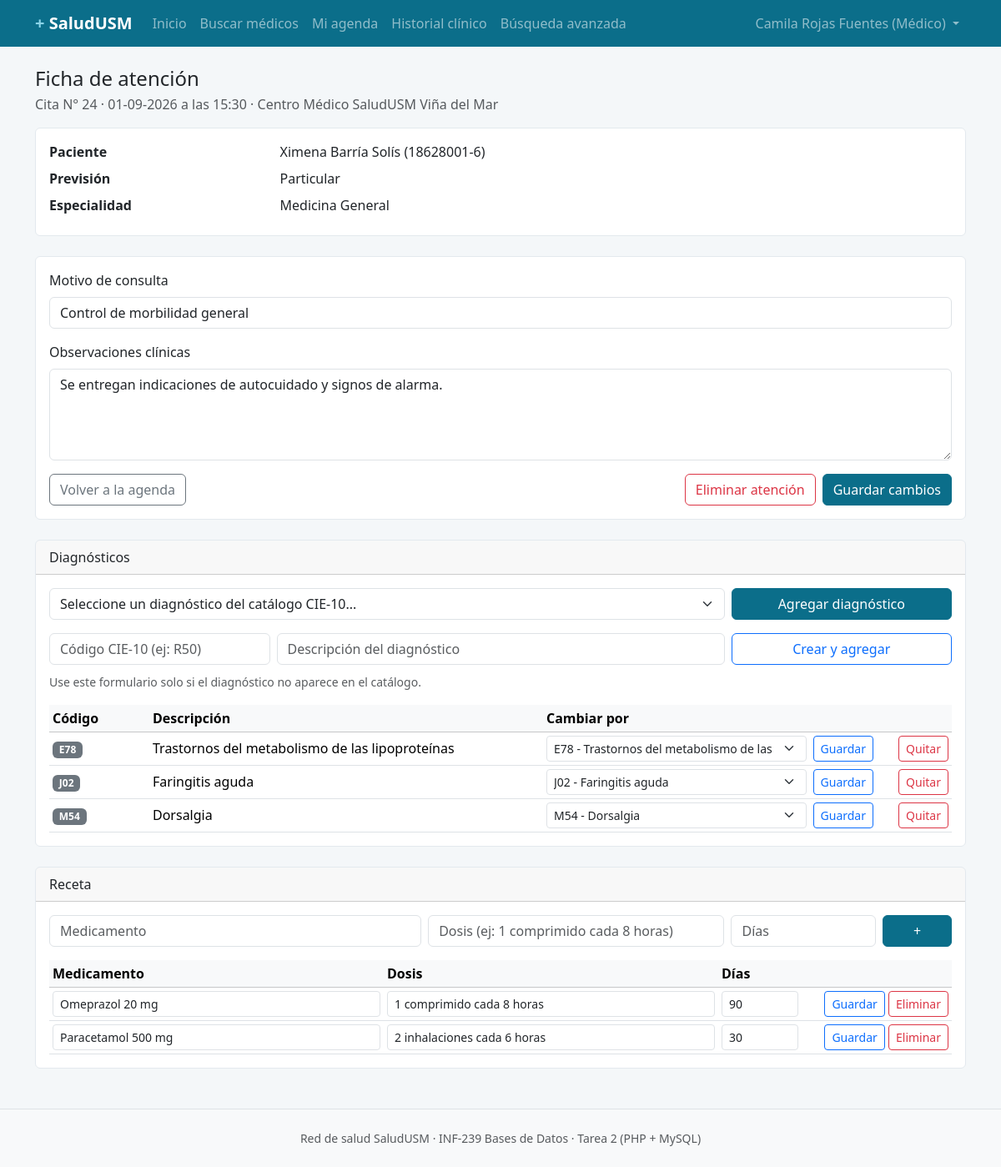
The app's page /PHP/atencion.php?id_cita=24 (signed in) with its own data.
### tables this page shows
CREATE TABLE atencion (
    id_atencion    INT          NOT NULL AUTO_INCREMENT,
    id_cita        INT          NOT NULL,
    motivo         VARCHAR(200) NOT NULL,
    observaciones  TEXT             NULL,
    fecha_registro DATETIME     NOT NULL DEFAULT CURRENT_TIMESTAMP,
    CONSTRAINT pk_atencion PRIMARY KEY (id_atencion),
    CONSTRAINT uq_atencion_cita UNIQUE (id_cita),
    CONSTRAINT fk_atencion_cita FOREIGN KEY (id_cita)
        REFERENCES cita (id_cita)
        ON UPDATE CASCADE ON DELETE CASCADE
);

CREATE TABLE diagnostico (
    id_diagnostico INT          NOT NULL AUTO_INCREMENT,
    codigo_cie10   VARCHAR(10)  NOT NULL,
    descripcion    VARCHAR(120) NOT NULL,
    CONSTRAINT pk_diagnostico PRIMARY KEY (id_diagnostico),
    CONSTRAINT uq_diagnostico_codigo UNIQUE (codigo_cie10)
);

CREATE TABLE receta (
    id_receta        INT          NOT NULL AUTO_INCREMENT,
    id_atencion      INT          NOT NULL,
    medicamento      VARCHAR(80)  NOT NULL,
    dosis            VARCHAR(60)  NOT NULL,
    dias_tratamiento INT          NOT NULL,
    CONSTRAINT pk_receta PRIMARY KEY (id_receta),
    CONSTRAINT ck_receta_dias CHECK (dias_tratamiento > 0),
    CONSTRAINT fk_receta_atencion FOREIGN KEY (id_atencion)
        REFERENCES atencion (id_atencion)
        ON UPDATE CASCADE ON DELETE CASCADE
);

### PHP/funciones.php (called while the page is built, shortened)
<?php
function usuario_actual()
{
    return isset($_SESSION['usuario']) ? $_SESSION['usuario'] : null;
}
function rol_actual()
{
    $u = usuario_actual();
    return $u ? (int)$u['id_rol'] : 0;
}
function es_medico()
{
    return rol_actual() === ROL_MEDICO;
}
function nombre_rol($id_rol)
{
    switch ((int)$id_rol) {
        case ROL_MEDICO:   return 'Médico';
    }
    return 'Desconocido';
}
function h($texto)
{
    return htmlspecialchars((string)$texto, ENT_QUOTES, 'UTF-8');
}
function fecha_cl($fecha)
{
    return date('d-m-Y', strtotime($fecha));
}
function hora_corta($hora)
{
    return substr((string)$hora, 0, 5);
}

### PHP/atencion.php (the view, shortened to what this page needs)
<?php
require_once 'funciones.php';
$id_cita = (int)($_GET['id_cita'] ?? $_POST['id_cita'] ?? 0);
$st = $pdo->prepare('SELECT * FROM vw_cita_detalle WHERE id_cita = ? AND rut_medico = ?');
$st->execute([$id_cita, rut_actual()]);
$cita = $st->fetch();
$st = $pdo->prepare('SELECT * FROM atencion WHERE id_cita = ?');
$st->execute([$id_cita]);
$atencion = $st->fetch();
$asignados = [];
$lineas    = [];
if ($atencion) {
    $id_atencion = (int)$atencion['id_atencion'];
    $st = $pdo->prepare('SELECT d.id_diagnostico, d.codigo_cie10, d.descripcion
                         FROM   atencion_diagnostico ad
                         JOIN   diagnostico d ON d.id_diagnostico = ad.id_diagnostico
                         WHERE  ad.id_atencion = ?
                         ORDER BY d.codigo_cie10');
    $st->execute([$id_atencion]);
    $asignados = $st->fetchAll();
    $st = $pdo->prepare('SELECT * FROM receta WHERE id_atencion = ? ORDER BY id_receta');
    $st->execute([$id_atencion]);
    $lineas = $st->fetchAll();
}
$catalogo = $pdo->query('SELECT id_diagnostico, codigo_cie10, descripcion
                         FROM diagnostico ORDER BY codigo_cie10')->fetchAll();
require 'cabecera.php';
?>
<h1 class="h4 mb-1">Ficha de atención</h1>
<p class="text-muted">
    Cita N° <?= (int)$cita['id_cita'] ?> &middot; <?= fecha_cl($cita['fecha']) ?>
    a las <?= hora_corta($cita['hora_inicio']) ?> &middot; <?= h($cita['centro']) ?>
</p>
<div class="card mb-4">
    <div class="card-body">
        <dl class="row mb-0">
            <dt class="col-sm-3">Paciente</dt>
            <dd class="col-sm-9"><?= h($cita['paciente']) ?> (<?= h($cita['rut_paciente']) ?>)</dd>
            <dt class="col-sm-3">Previsión</dt>
            <dd class="col-sm-9"><?= h($cita['prevision']) ?></dd>
            <dt class="col-sm-3">Especialidad</dt>
            <dd class="col-sm-9"><?= h($cita['especialidad']) ?></dd>
        </dl>
    </div>
</div>
<form method="post" action="atencion.php" class="card mb-4">
    <div class="card-body">
        <div class="mb-3">
            <label class="form-label" for="motivo">Motivo de consulta</label>
            <input type="text" class="form-control" id="motivo" name="motivo" maxlength="200"
                   value="<?= h($atencion['motivo'] ?? '') ?>" required>
        </div>
        <div class="mb-3">
            <label class="form-label" for="observaciones">Observaciones clínicas</label>
            <textarea class="form-control" id="observaciones" name="observaciones"
                      rows="4"><?= h($atencion['observaciones'] ?? '') ?></textarea>
        </div>
        <div class="d-flex justify-content-between">
            <a href="agenda_medico.php?dia=<?= h($cita['fecha']) ?>" class="btn btn-outline-secondary">
                Volver a la agenda
            </a>
            <div class="d-flex gap-2">
                <?php if ($atencion): ?>
                    <button class="btn btn-outline-danger" type="submit" form="form-eliminar-atencion"
                            onclick="return confirm('Se eliminará la atención junto con sus diagnósticos y recetas. ¿Continuar?');">
                        Eliminar atención
                    </button>
                <?php endif; ?>
                <button class="btn btn-salud" type="submit">
                    <?= $atencion ? 'Guardar cambios' : 'Registrar atención' ?>
                </button>
            </div>
        </div>
    </div>
</form>
<?php if ($atencion): ?>
    <div class="card mb-4">
        <div class="card-header">Diagnósticos</div>
        <div class="card-body">
            <form method="post" action="atencion.php" class="row g-2 mb-3">
                <div class="col-md-9">
                    <select class="form-select" name="id_diagnostico" required>
                        <option value="">Seleccione un diagnóstico del catálogo CIE-10...</option>
                    </select>
                </div>
                <div class="col-md-3 d-grid">
                    <button class="btn btn-salud" type="submit">Agregar diagnóstico</button>
                </div>
            </form>
            <form method="post" action="atencion.php" class="row g-2 mb-3">
                <div class="col-md-3">
                    <input type="text" class="form-control" name="codigo_cie10"
                           placeholder="Código CIE-10 (ej: R50)" maxlength="10" required>
                </div>
                <div class="col-md-6">
                    <input type="text" class="form-control" name="descripcion"
                           placeholder="Descripción del diagnóstico" maxlength="120" required>
                </div>
                <div class="col-md-3 d-grid">
                    <button class="btn btn-outline-primary" type="submit">Crear y agregar</button>
                </div>
                <div class="col-12">
                    <span class="form-text">
                        Use este formulario solo si el diagnóstico no aparece en el catálogo.
                    </span>
                </div>
            </form>
            <div class="table-responsive">
                <table class="table table-sm table-hover align-middle mb-0">
                    <thead class="table-light">
                        <tr>
                            <th style="width:120px">Código</th>
                            <th>Descripción</th>
                            <th style="width:400px">Cambiar por</th>
                            <th class="text-end" style="width:90px"></th>
                        </tr>
                    </thead>
                    <tbody>
                    <?php foreach ($asignados as $d): ?>
                        <tr>
                            <td><span class="badge bg-secondary"><?= h($d['codigo_cie10']) ?></span></td>
                            <td><?= h($d['descripcion']) ?></td>
                            <td>
                                <form method="post" action="atencion.php" class="d-flex gap-2">
                                    <select class="form-select form-select-sm" name="id_nuevo" required>
                                        <?php foreach ($catalogo as $c): ?>
                                            <option value="<?= (int)$c['id_diagnostico'] ?>"
                                                <?= $c['id_diagnostico'] == $d['id_diagnostico'] ? 'selected' : '' ?>>
                                                <?= h($c['codigo_cie10']) ?> - <?= h($c['descripcion']) ?>
                                            </option>
                                        <?php endforeach; ?>
                                    </select>
                                    <button class="btn btn-sm btn-outline-primary" type="submit">Guardar</button>
                                </form>
                            </td>
                            <td class="text-end">
                                <form method="post" action="atencion.php"
                                      onsubmit="return confirm('¿Quitar este diagnóstico de la atención?');">
                                    <button class="btn btn-sm btn-outline-danger" type="submit">Quitar</button>
                                </form>
                            </td>
                        </tr>
                    <?php endforeach; ?>
                    </tbody>
                </table>
            </div>
        </div>
    </div>
    <div class="card mb-4">
        <div class="card-header">Receta</div>
        <div class="card-body">
            <form method="post" action="atencion.php" class="row g-2 mb-3">
                <div class="col-md-5">
                    <input type="text" class="form-control" name="medicamento"
                           placeholder="Medicamento" maxlength="80" required>
                </div>
                <div class="col-md-4">
                    <input type="text" class="form-control" name="dosis"
                           placeholder="Dosis (ej: 1 comprimido cada 8 horas)" maxlength="60" required>
                </div>
                <div class="col-md-2">
                    <input type="number" class="form-control" name="dias_tratamiento"
                           placeholder="Días" min="1" required>
                </div>
                <div class="col-md-1 d-grid">
                    <button class="btn btn-salud" type="submit">+</button>
                </div>
            </form>
            <div class="table-responsive">
                <table class="table table-sm table-hover align-middle mb-0">
                    <thead class="table-light">
                        <tr>
                            <th>Medicamento</th>
                            <th>Dosis</th>
                            <th style="width:100px">Días</th>
                            <th class="text-end" style="width:180px"></th>
                        </tr>
                    </thead>
                    <tbody>
                    <?php foreach ($lineas as $r): $fid = 'receta-' . (int)$r['id_receta']; ?>
                        <tr>
                            <td>
                                <input type="text" class="form-control form-control-sm" name="medicamento"
                                       form="<?= $fid ?>" value="<?= h($r['medicamento']) ?>"
                                       maxlength="80" required>
                            </td>
                            <td><input type="text" class="form-control form-control-sm" name="dosis"
                                       form="<?= $fid ?>" value="<?= h($r['dosis']) ?>"
                                       maxlength="60" required></td>
                            <td><input type="number" class="form-control form-control-sm" name="dias_tratamiento"
                                       form="<?= $fid ?>" value="<?= (int)$r['dias_tratamiento'] ?>"
                                       min="1" required></td>
                            <td class="text-end">
                                <button class="btn btn-sm btn-outline-primary" type="submit" form="<?= $fid ?>"
                                        name="accion" value="editar_receta">Guardar</button>
                                <button class="btn btn-sm btn-outline-danger" type="submit" form="<?= $fid ?>"
                                        name="accion" value="eliminar_receta"
                                        onclick="return confirm('¿Eliminar este medicamento de la receta?');">
                                    Eliminar
                                </button>
                            </td>
                        </tr>
                    <?php endforeach; ?>
                    </tbody>
                </table>
            </div>
        </div>
    </div>
<?php endif; ?>
<?php require 'pie.php'; ?>

### PHP/cabecera.php (shortened to what this page needs)
<?php
$u = usuario_actual();
$seccion = basename($_SERVER['PHP_SELF']);
function activo($archivo)
{
    global $seccion;
    return $seccion === $archivo ? ' active' : '';
}
?>
<!DOCTYPE html>
<html lang="es">
<head>
    <link href="https://cdn.jsdelivr.net/npm/bootstrap@5.3.3/dist/css/bootstrap.min.css" rel="stylesheet">
    <link href="../CSS/estilos.css" rel="stylesheet">
</head>
<body>
<nav class="navbar navbar-expand-lg navbar-dark bg-salud">
    <div class="container">
        <a class="navbar-brand fw-bold" href="inicio.php">
            <span class="cruz">+</span> SaludUSM
        </a>
        <div class="collapse navbar-collapse" id="menu">
            <ul class="navbar-nav me-auto">
                <li class="nav-item">
                    <a class="nav-link<?= activo('inicio.php') ?>" href="inicio.php">Inicio</a>
                </li>
                <li class="nav-item">
                    <a class="nav-link<?= activo('buscar_medicos.php') ?>" href="buscar_medicos.php">Buscar médicos</a>
                </li>
                <?php if (es_medico()): ?>
                    <li class="nav-item">
                        <a class="nav-link<?= activo('agenda_medico.php') ?>" href="agenda_medico.php">Mi agenda</a>
                    </li>
                    <li class="nav-item">
                        <a class="nav-link<?= activo('historial.php') ?>" href="historial.php">Historial clínico</a>
                    </li>
                <?php endif; ?>
                <li class="nav-item">
                    <a class="nav-link<?= activo('busqueda_avanzada.php') ?>" href="busqueda_avanzada.php">Búsqueda avanzada</a>
                </li>
            </ul>
            <ul class="navbar-nav">
                <li class="nav-item dropdown">
                    <a class="nav-link dropdown-toggle" href="#" data-bs-toggle="dropdown">
                        <?= h($u['nombre']) ?> (<?= h(nombre_rol($u['id_rol'])) ?>)
                    </a>
                </li>
            </ul>
        </div>
    </div>
</nav>
<main class="container my-4">

### PHP/pie.php (shortened to what this page needs)
</main>
<footer class="py-4 mt-5 bg-light border-top">
    <div class="container text-center text-muted small">
        Red de salud SaludUSM &middot; INF-239 Bases de Datos &middot; Tarea 2 (PHP + MySQL)
    </div>
</footer>
</body>
</html>

### CSS/estilos.css (style rules this page uses)
:root { --salud-azul: #0b6e8a; --salud-azul-oscuro: #075769; --salud-fondo: #f4f7f9; }
body { background-color: var(--salud-fondo); }
.bg-salud { background-color: var(--salud-azul) !important; }
.btn-salud { background-color: var(--salud-azul); border-color: var(--salud-azul); color: #fff; }
.cruz { color: #8ad4e8; font-weight: 700; }
.table > :not(caption) > * > * { vertical-align: middle; }
.card { border: 1px solid #e3e9ee; }
footer { background-color: #fff; }

### records on screen
atencion: motivo "Control de morbilidad general", observaciones "Se entregan indicaciones de autocuidado y signos de alarma."
diagnostico: codigo_cie10 "E78", descripcion "Trastornos del metabolismo de las lipoproteínas"
diagnostico: codigo_cie10 "J02", descripcion "Faringitis aguda"
diagnostico: codigo_cie10 "M54", descripcion "Dorsalgia"
receta: medicamento "Omeprazol 20 mg", dosis "1 comprimido cada 8 horas", dias_tratamiento "90"
receta: medicamento "Paracetamol 500 mg", dosis "2 inhalaciones cada 6 horas", dias_tratamiento "30"

### other values on screen
$u['nombre'] "Camila Rojas Fuentes"
nombre_rol($u['id_rol']) "Médico"
$cita['id_cita'] "24"
fecha_cl($cita['fecha']) "01-09-2026"
hora_corta($cita['hora_inicio']) "15:30"
$cita['centro'] "Centro Médico SaludUSM Viña del Mar"
$cita['paciente'] "Ximena Barría Solís"
$cita['rut_paciente'] "18628001-6"
$cita['prevision'] "Particular"
$cita['especialidad'] "Medicina General"
form field id_nuevo "E78 - Trastornos del metabolismo de las lipoproteínas"
form field id_nuevo "J02 - Faringitis aguda"
form field id_nuevo "M54 - Dorsalgia"
